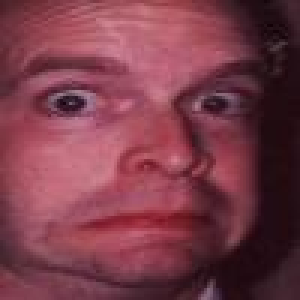
#> input picture Dataset/Emotion/DATASET/test/1/test_0659_aligned.jpg, 100 x 100 px (shown 3 times larger)
$ python -i ex_emotion.py   (imports and definitions only)
#> lines starting #> are read from the running program, lines starting #| are printed output that depends on the picture
import cv2
import numpy as np
import os
import mediapipe as mp


# --- PATHS ---------------------------------------------------
# Dynamically locate dataset directories relative to home directory or script location
BASE_DATASET = os.path.expanduser("~/Documents/Dataset")

FER_TRAIN_DIR = os.path.join(BASE_DATASET, "train")
RAFDB_TRAIN   = os.path.join(BASE_DATASET, "DATASET", "train")
SAVE_DIR      = os.path.join(os.path.dirname(__file__), "emotion_keypoints")
# [1 line not run here, left out]

EMOTIONS = ['angry', 'happy', 'sad']
TARGET_SAMPLES = 800
IMG_SIZE       = 512
RAFDB_MAP = {'4': 'happy', '5': 'sad', '6': 'angry'}

# ── MEDIAPIPE FACE MESH ───────────────────────────────────────────────────────
mp_face_mesh = mp.solutions.face_mesh
# [5 lines that did not run here, left out]

face_cascade = cv2.CascadeClassifier(
    cv2.data.haarcascades + 'haarcascade_frontalface_default.xml'
)

# ── KEY LANDMARK INDICES (MediaPipe Face Mesh) ────────────────────────────────
# Eyes
LEFT_EYE_TOP     = 159
LEFT_EYE_BOT     = 145
LEFT_EYE_LEFT    = 33
LEFT_EYE_RIGHT   = 133
RIGHT_EYE_TOP    = 386
RIGHT_EYE_BOT    = 374
RIGHT_EYE_LEFT   = 362
RIGHT_EYE_RIGHT  = 263

# Eyebrows
LEFT_BROW_INNER  = 107
LEFT_BROW_OUTER  = 46
RIGHT_BROW_INNER = 336
RIGHT_BROW_OUTER = 276
LEFT_BROW_MID    = 65
RIGHT_BROW_MID   = 295

# Mouth
MOUTH_LEFT       = 61
MOUTH_RIGHT      = 291
MOUTH_TOP        = 13
MOUTH_BOT        = 14
UPPER_LIP_TOP    = 0
LOWER_LIP_BOT    = 17
MOUTH_TOP_L      = 82
MOUTH_TOP_R      = 312
MOUTH_BOT_L      = 87
MOUTH_BOT_R      = 317

# Nose
NOSE_TIP         = 4
NOSE_LEFT        = 129
NOSE_RIGHT       = 358

# Chin & Forehead
CHIN             = 152
FOREHEAD         = 10
LEFT_CHEEK       = 234
RIGHT_CHEEK      = 454

def dist(a, b):
    return np.sqrt((a.x-b.x)**2 + (a.y-b.y)**2)

# [72 lines left out: functions extract_features, augment_features, not called in this run]

# ── EXTRACT FROM IMAGE ────────────────────────────────────────────────────────
def extract_from_image(img_path):
    img = cv2.imread(img_path)
#> img is the input picture: shape (100, 100, 3); mean B, G, R 73, 59.6, 121.7
    if img is None:
        return None
    img = cv2.resize(img, (IMG_SIZE, IMG_SIZE))
#> img: shape (512, 512, 3)

    # Haar cascade crop
    gray  = cv2.cvtColor(img, cv2.COLOR_BGR2GRAY)
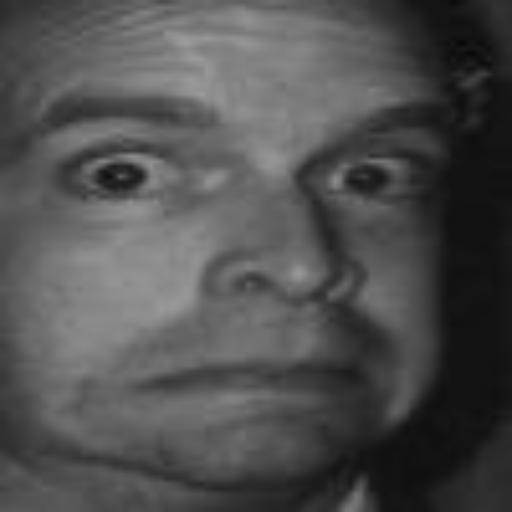
#> gray: shape (512, 512); min 6, max 155, mean 79.6
    gray  = cv2.equalizeHist(gray)
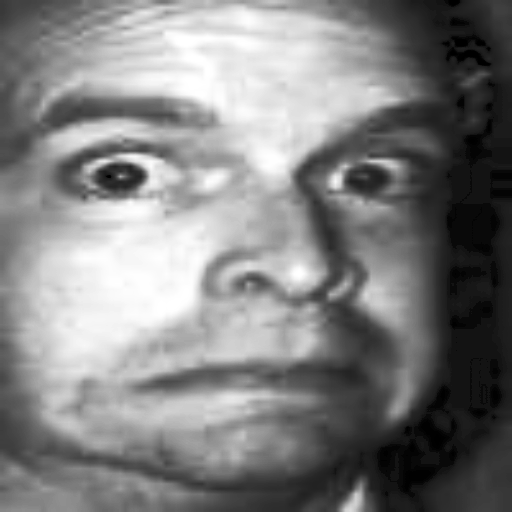
#> gray: shape (512, 512); min 0, max 255, mean 128.7
    faces = face_cascade.detectMultiScale(gray, 1.1, 3, minSize=(30, 30))
#> faces = [[22, 5, 468, 468]]
    if len(faces) > 0:
        (x, y, w, h) = sorted(faces, key=lambda f: f[2]*f[3], reverse=True)[0]
#> x = 22; y = 5; w = 468; h = 468
        pad = int(0.2 * w)
#> pad = 93
        x1, y1 = max(0, x-pad), max(0, y-pad)
#> x1 = 0; y1 = 0
        x2, y2 = min(img.shape[1], x+w+pad), min(img.shape[0], y+h+pad)
#> x2 = 512; y2 = 512
        img = img[y1:y2, x1:x2]
        img = cv2.resize(img, (IMG_SIZE, IMG_SIZE))

    rgb    = cv2.cvtColor(img, cv2.COLOR_BGR2RGB)
#> (the run stopped early here; a loop or call above may not have finished)

$ run again, on Dataset/Emotion/DATASET/test/3/test_1954_aligned.jpg
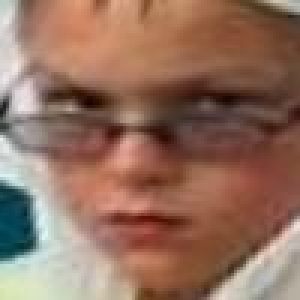
#> input picture Dataset/Emotion/DATASET/test/3/test_1954_aligned.jpg, 100 x 100 px (shown 3 times larger)
#> in extract_from_image, img is the input picture: shape (100, 100, 3); mean B, G, R 94.9, 111.9, 147.5
#> img: shape (512, 512, 3)
#> in extract_from_image, `gray  = cv2.cvtColor(img, cv2.COLOR_BGR2GRAY)`:
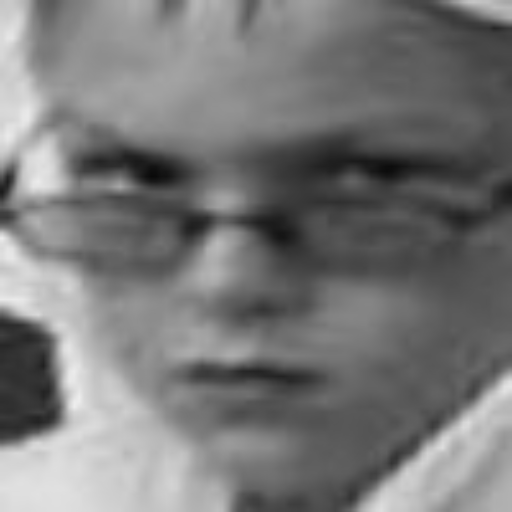
#> gray: shape (512, 512); min 9, max 237, mean 120.5
#> in extract_from_image, `gray  = cv2.equalizeHist(gray)`:
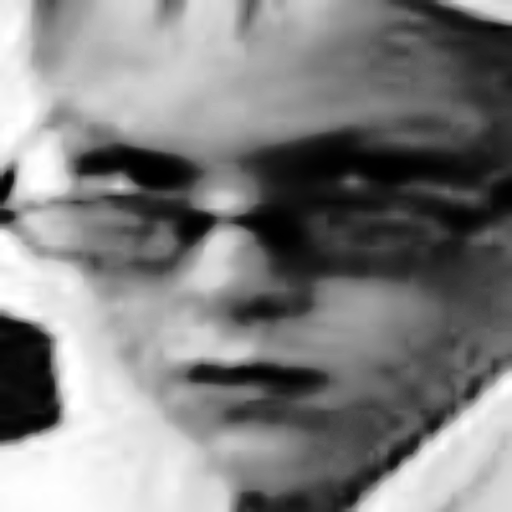
#> gray: shape (512, 512); min 0, max 255, mean 128.4
#> faces = [[22, 43, 437, 437]]
#> x = 22; y = 43; w = 437
#> pad = 87
#> x1 = 0
#> x2 = 512

$ run again, on Dataset/Emotion/DATASET/test/4/test_0106_aligned.jpg
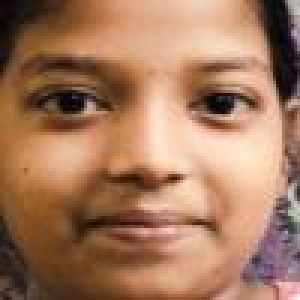
#> input picture Dataset/Emotion/DATASET/test/4/test_0106_aligned.jpg, 100 x 100 px (shown 3 times larger)
#> in extract_from_image, img is the input picture: shape (100, 100, 3); mean B, G, R 94, 120.9, 164.9
#> img: shape (512, 512, 3)
#> in extract_from_image, `gray  = cv2.cvtColor(img, cv2.COLOR_BGR2GRAY)`:
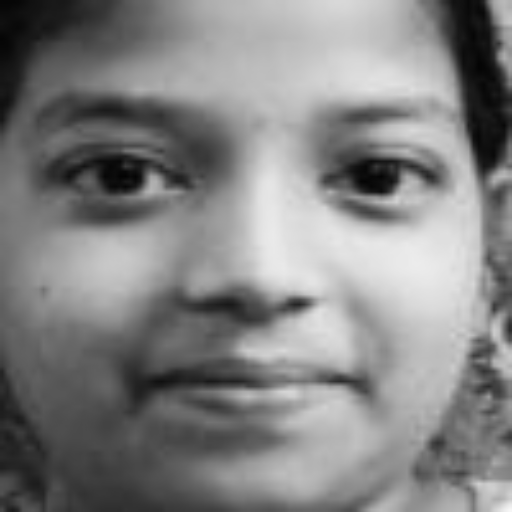
#> gray: shape (512, 512); min 2, max 246, mean 130.9
#> in extract_from_image, `gray  = cv2.equalizeHist(gray)`:
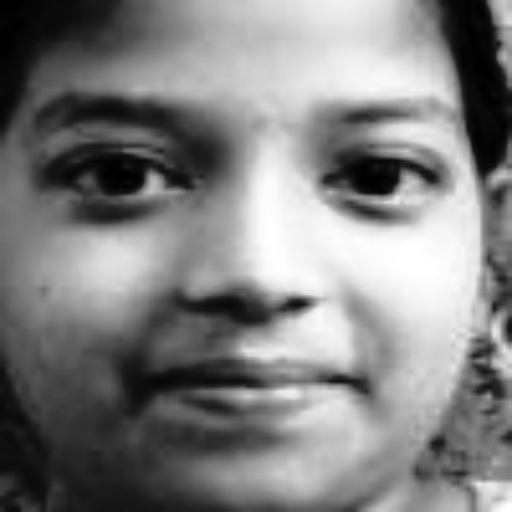
#> gray: shape (512, 512); min 0, max 255, mean 128.1
#> faces = [[29, 0, 453, 453]]
#> x = 29; y = 0; w = 453
#> pad = 90
#> x1 = 0
#> x2 = 512

$ run again, on Dataset/Emotion/DATASET/test/4/test_1448_aligned.jpg
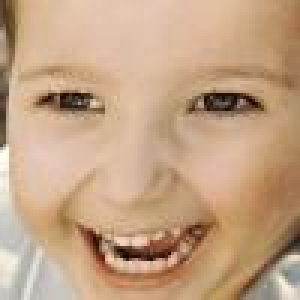
#> input picture Dataset/Emotion/DATASET/test/4/test_1448_aligned.jpg, 100 x 100 px (shown 3 times larger)
#> in extract_from_image, img is the input picture: shape (100, 100, 3); mean B, G, R 132, 162.2, 195.3
#> img: shape (512, 512, 3)
#> in extract_from_image, `gray  = cv2.cvtColor(img, cv2.COLOR_BGR2GRAY)`:
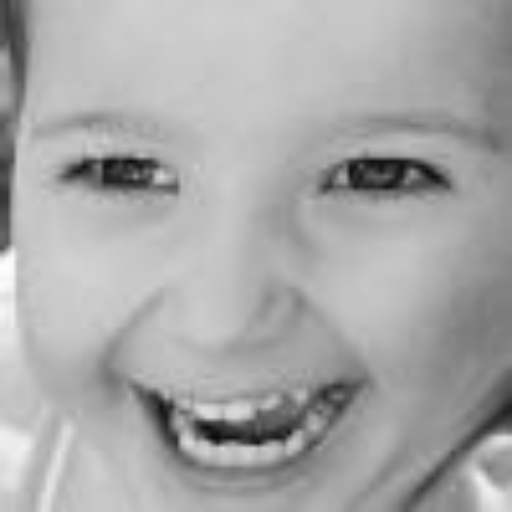
#> gray: shape (512, 512); min 7, max 254, mean 168.5
#> in extract_from_image, `gray  = cv2.equalizeHist(gray)`:
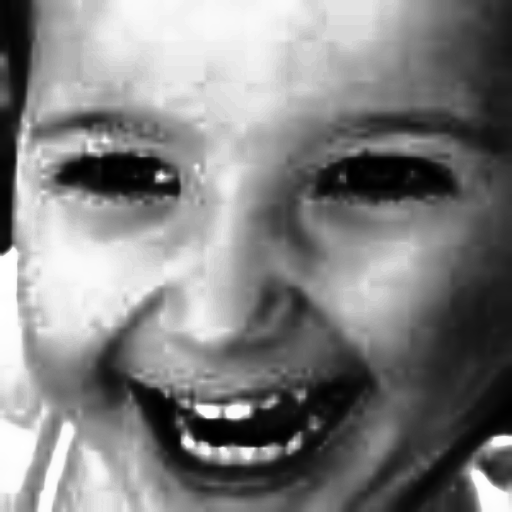
#> gray: shape (512, 512); min 0, max 255, mean 129.1
#> faces = ()
